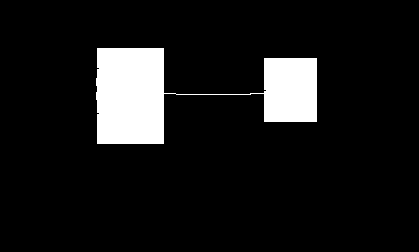
%> input picture Matlab/Image_2.bmp, 419 x 252 px
$ octave lb9q1b.m   (GNU Octave 9; MATLAB toolbox functions it lacks are replaced by stand-ins)
%> lines starting %> are read from the running program, lines starting %| are printed output that depends on the picture; in (x1, y1, x2, y2) boxes, pixels count from 0 and x2, y2 are one past the last pixel; in counts of white or black regions, pixels touching at a corner belong together; the program's own positions count from 1
oi = imread('Image_2.bmp');
%> oi: size 252x419 logical; 9.4% white; 1 white region, box (x1, y1, x2, y2) and area: (96, 48, 317, 144) 9935
se = strel('line',11,90);
im = oi;
subplot(321);
imshow(oi);
title('original image');

for i=2:1:5
    im = imdilate(im,se);
    subplot(3,2,i);
    imshow(im);
    title(i-1);
end
%> this loop made 4 passes
%> pass 1, `im = imdilate(im,se);`:
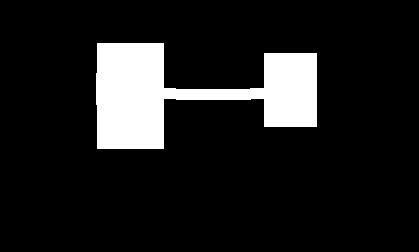
%> im: size 252x419 logical; 11.5% white; 1 white region, box (x1, y1, x2, y2) and area: (96, 43, 317, 149) 12157
%> pass 2, `im = imdilate(im,se);`:
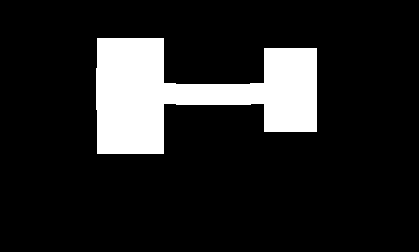
%> im: size 252x419 logical; 13.6% white; 1 white region, box (x1, y1, x2, y2) and area: (96, 38, 317, 154) 14367
%> pass 3, `im = imdilate(im,se);`:
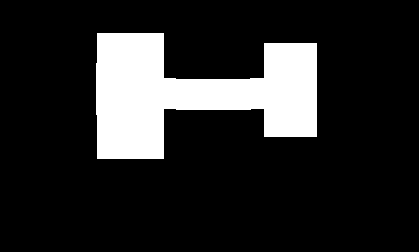
%> im: size 252x419 logical; 15.7% white; 1 white region, box (x1, y1, x2, y2) and area: (96, 33, 317, 159) 16577
%> after the loop:
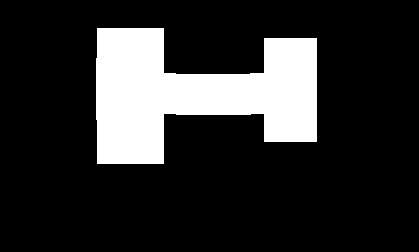
%> im: size 252x419 logical; 17.8% white; 1 white region, box (x1, y1, x2, y2) and area: (96, 28, 317, 164) 18787

subplot(326);
imshow(oi-im);
title('subtracted image');

$ run again, with Matlab/Image_3.bmp copied over Matlab/Image_2.bmp
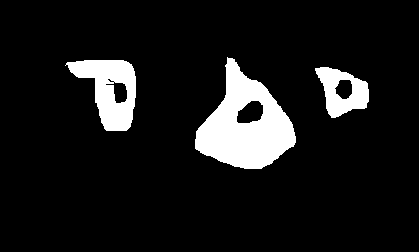
%> input picture Matlab/Image_3.bmp, 419 x 252 px
%> oi: size 252x419 logical; 9.8% white; 3 white regions, box (x1, y1, x2, y2) and area: (195, 57, 296, 169) 6061, (65, 60, 136, 131) 2770, (315, 67, 369, 118) 1530
%> the loop `for i=2:1:5` made 4 passes
%> pass 1, `im = imdilate(im,se);`:
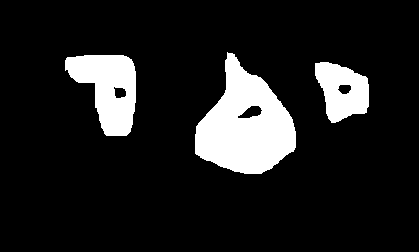
%> im: size 252x419 logical; 12.5% white; 3 white regions, box (x1, y1, x2, y2) and area: (195, 52, 296, 174) 7336, (65, 55, 136, 136) 3625, (315, 62, 369, 123) 2226
%> after the loop `for i=2:1:5`:
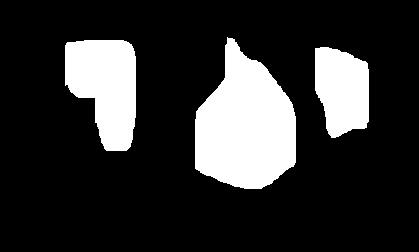
%> im: size 252x419 logical; 19.3% white; 3 white regions, box (x1, y1, x2, y2) and area: (195, 37, 296, 189) 10558, (65, 40, 136, 151) 5854, (315, 47, 369, 138) 3938

$ run again, with Matlab/Image_4.bmp copied over Matlab/Image_2.bmp
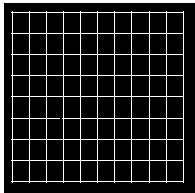
%> input picture Matlab/Image_4.bmp, 195 x 193 px
%> oi: size 193x195 logical; 12.5% white; 2 white regions, box (x1, y1, x2, y2) and area: (11, 11, 184, 183) 3348, (0, 0, 195, 193) 1345
%> the loop `for i=2:1:5` made 4 passes
%> pass 1, `im = imdilate(im,se);`:
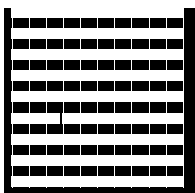
%> im: size 193x195 logical; 53.5% white; 80 black regions, largest, box (x1, y1, x2, y2) and area: (4, 8, 195, 193) 4438, (47, 102, 63, 134) 358, (132, 102, 149, 113) 187
%> after the loop `for i=2:1:5`:
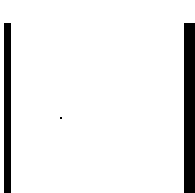
%> im: size 193x195 logical; 91.9% white; 3 black regions (1 under 20 px), largest, box (x1, y1, x2, y2) and area: (184, 23, 195, 193) 1870, (4, 23, 11, 193) 1190
